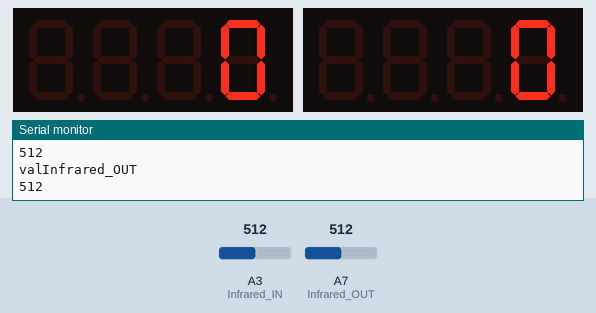
A sketch run on a simulated Arduino Nano, built with avr-gcc and run on an emulated ATmega328P. Parts: 2 × 4-digit seven-segment display, the last lines printed to the serial monitor. Inputs (shaded band) come from the test bench; at power-on: A3 (Infrared_IN) = 512, A7 (Infrared_OUT) = 512.

Above: at 1.3 s.
1.4 s: A3 (Infrared_IN) set to 190
At 2.1 s:
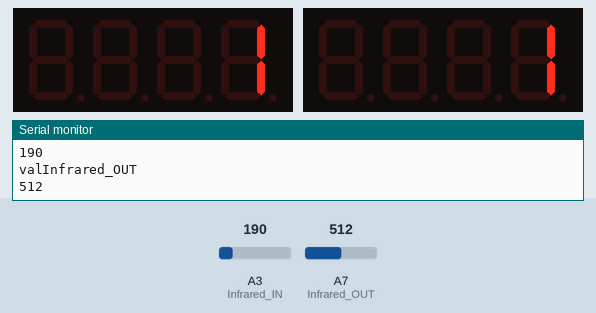
3.8 s: A3 (Infrared_IN) set to 210
5.3 s: A7 (Infrared_OUT) set to 122
At 6.1 s:
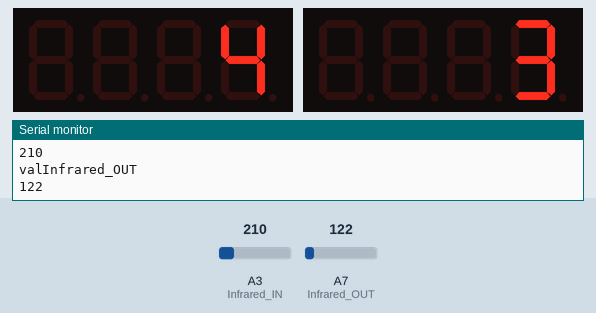
7.7 s: A3 (Infrared_IN) set to 0
At 9.0 s:
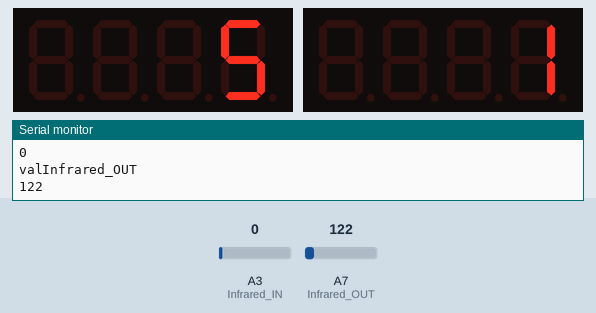
Timing chart, 0 to 10.7 s (numbered marks = the images above; inputs shaded):
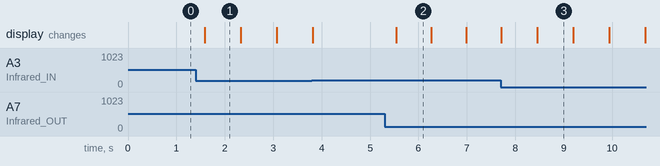

Measured:
- after the input at 1.4 s, the display: changes after 0.19 s (image 1)
- after the input at 5.3 s, the display: changes after 0.24 s (image 2)
- after the input at 7.7 s, the display: first differs from a run without the input after 0.75 s (image 3)
- what the display in image 1 shows lasts 0.7 s, from 1.6 s to 2.3 s

The sketch:

cod_Infrared_in_out.ino
```cpp
#include <Arduino.h>
#include <TM1637Display.h>
#define CLK_rad 2
#define DIO_rad 3
#define CLK_gen 5
#define DIO_gen 4
int Infrared_IN = A3;
int Infrared_OUT = A7;
int valInfrared_IN = 0;
int valInfrared_OUT = 0;
int Allin = 0;
  int Present = 0;

#define TEST_DELAY   2000

const uint8_t SEG_DONE[] = {
  SEG_B | SEG_C | SEG_D | SEG_E | SEG_G,           // d
  SEG_A | SEG_B | SEG_C | SEG_D | SEG_E | SEG_F,   // O
  SEG_C | SEG_E | SEG_G,                           // n
  SEG_A | SEG_D | SEG_E | SEG_F | SEG_G            // E
};
TM1637Display display_rad(CLK_rad, DIO_rad);
TM1637Display display_gen(CLK_gen, DIO_gen);

void setup()
{
  Serial.begin(9600);
  display_rad.setBrightness(10);
 display_gen.setBrightness(10);
  display_gen.showNumberDec(0);
  display_rad.showNumberDec(0);
}
void loop()
{
  valInfrared_IN = analogRead(Infrared_IN);
  valInfrared_OUT = analogRead(Infrared_OUT);
  Serial.println("valInfrared_IN");
  Serial.println(valInfrared_IN);
   Serial.println("valInfrared_OUT");
  Serial.println(valInfrared_OUT);
  int line_in=0;
  int line_Present = 0;
  if (valInfrared_IN <= 200) {
poulup();
  }
else if (valInfrared_OUT <= 200) {
pouldow();
  }
 delay(500);
}

int poulup(){

 Allin++;
 Present++;
display_rad.setBrightness(10);
 display_gen.setBrightness(10);
display_gen.showNumberDec(Allin);
display_rad.showNumberDec(Present);
delay(200);
  }
int pouldow(){
  if(Present<=0){
    Present=0;
      display_rad.showNumberDec(Present);
      display_rad.setBrightness(10);
  }
  else{
  Present--;
  display_rad.setBrightness(10);
  display_rad.showNumberDec(Present);
  delay(200);
  }
}
```
